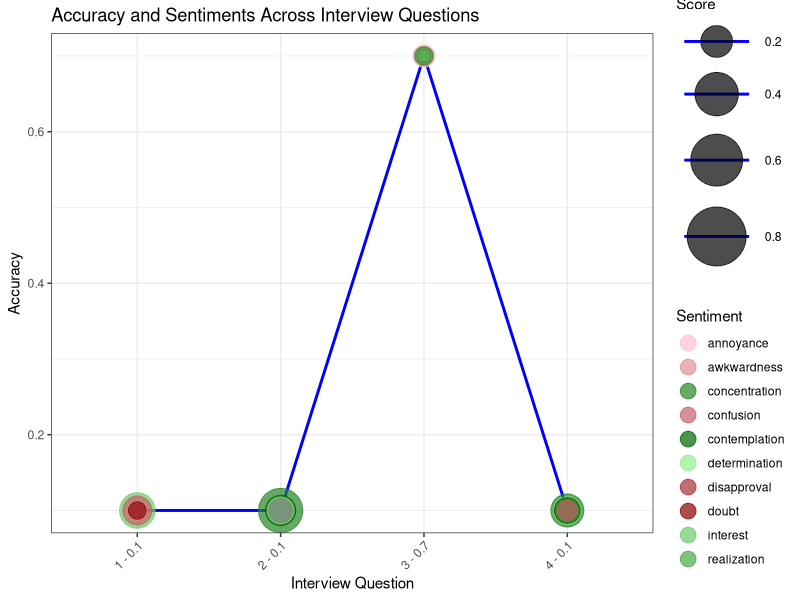
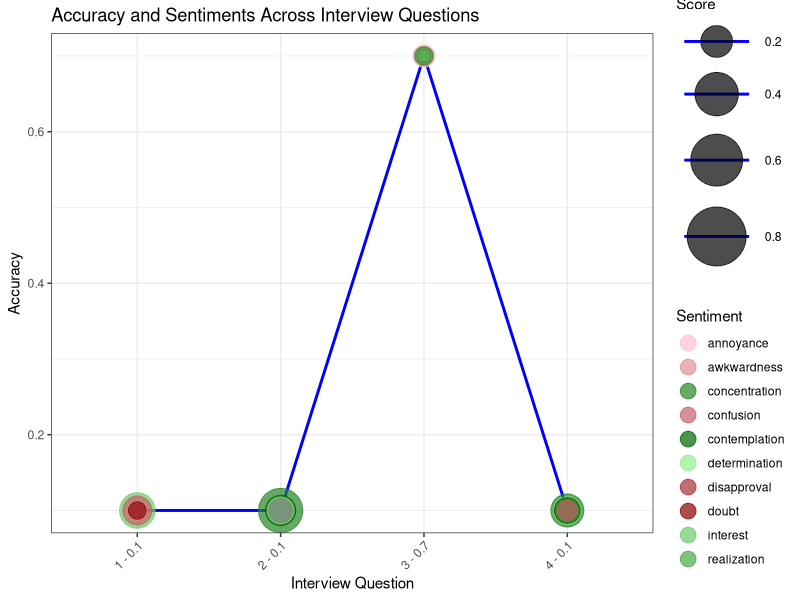

Here is the R script that generated these plots, in order:
library(ggplot2)
library(readxl)
library(dplyr)
library(RColorBrewer)

setwd("D:/Kent/University Of Kent UK/Projects/Disso/Screening-LLM/visualisation")

# Load the data from the Excel file
sentiment_data <- read_excel("excel/Accuracy_variability_plot.xlsx",sheet="ManAccRAGDKFail")

# Ensure 'Accuracy' is numeric
sentiment_data$Accuracy <- as.numeric(sentiment_data$Accuracy)

# Create the Question_Accuracy column
sentiment_data <- sentiment_data %>%
  mutate(Question_Accuracy = paste(Questions, Accuracy, sep = " - "))

# Define positive and negative sentiments
positive_sentiments <- tolower(c("Admiration", "Adoration", "Aesthetic Appreciation","Amusement",
                                 "Awe", "Calmness", "Contentment", "Desire", "Determination", 
                                 "Ecstasy", "Enthusiasm", "Entrancement", "Excitement", "Gratitude", 
                                 "Interest", "Joy", "Love", "Nostalgia", "Pride", "Realization", 
                                 "Relief", "Romance", "Satisfaction", "Surprise (positive)", "Triumph",
                                 "Concentration", "Contemplation", "Strong Interest","Calm", "Content"))

negative_sentiments <- tolower(c("Anger", "Annoyance", "Anxiety", "Awkwardness", "Boredom", 
                         "Confusion", "Contempt", "Disappointment", "Disapproval", "Disgust", 
                         "Distress", "Doubt", "Embarrassment", "Empathic Pain", "Envy", 
                         "Fear", "Guilt", "Horror", "Pain", "Sadness", "Sarcasm", "Shame", 
                         "Surprise (negative)", "Sympathy", "Tiredness",
                         "Identity Hate", "Insult", "Obscene", "Severe Toxic", "Threat", "Toxic",
                         "Craving", "Negative Surprise"))

# Create a sentiment type column
sentiment_data <- sentiment_data %>%
  mutate(Sentiment_Type = case_when(
    tolower(Sentiment) %in% positive_sentiments ~ "Positive",
    tolower(Sentiment) %in% negative_sentiments ~ "Negative"
  ))

print(sentiment_data)

# Find the positive sentiments in sentiment_data
positive_sentiments <- intersect(positive_sentiments, sentiment_data$Sentiment)

# Find the negative sentiments in sentiment_data
negative_sentiments <- intersect(negative_sentiments, sentiment_data$Sentiment)

# Create color palettes
n_positive <- length(positive_sentiments)
n_negative <- length(negative_sentiments)
positive_colors <- colorRampPalette(c("lightgreen", "darkgreen"))(n_positive)
negative_colors <- colorRampPalette(c("pink", "darkred"))(n_negative)

# Combine color palettes
sentiment_colors <- c(setNames(positive_colors, positive_sentiments),
                      setNames(negative_colors, negative_sentiments))

# Create the scatter plot
ggplot(sentiment_data, aes(x = Question_Accuracy, y = Accuracy, color = Sentiment, size = Score)) +
  geom_line(aes(group = 1), color = "blue", linewidth = 1) +
  geom_point(aes(color = Sentiment, size = Score*0.5), alpha = 0.7) +
  scale_color_manual(values = sentiment_colors) +
  scale_size_continuous(range = c(3, 20)) +
  labs(title = "Accuracy and Sentiments Across Interview Questions",
       x = "Interview Question",
       y = "Accuracy",
       color = "Sentiment") +
  theme_bw() +
  theme(
    axis.text.x = element_text(angle = 45, hjust = 1),
    legend.position = "right"
  ) +
  guides(color = guide_legend(override.aes = list(size = 5)))

# Save the plot (optional)
ggsave("plot/ManAccRAGDKFail_Plot.png", width = 12, height = 8)